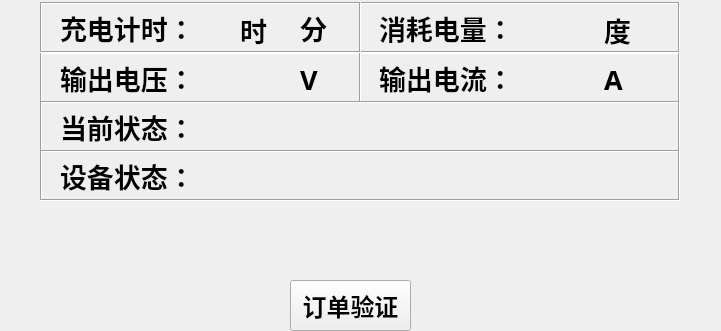
   <widget class="QFrame" name="frame_5">
    <property name="geometry">
     <rect>
      <x>40</x>
      <y>90</y>
      <width>721</width>
      <height>331</height>
     </rect>
    </property>
    <property name="font">
     <font>
      <pointsize>6</pointsize>
     </font>
    </property>
    <property name="styleSheet">
     <string notr="true">background-image: url(:/background/qrc/background/back.png);</string>
    </property>
    <property name="frameShape">
     <enum>QFrame::NoFrame</enum>
    </property>
    <property name="frameShadow">
     <enum>QFrame::Raised</enum>
    </property>
    <widget class="QFrame" name="frame_3">
     <property name="geometry">
      <rect>
       <x>40</x>
       <y>52</y>
       <width>321</width>
       <height>51</height>
      </rect>
     </property>
     <property name="sizePolicy">
      <sizepolicy hsizetype="Ignored" vsizetype="Ignored">
       <horstretch>0</horstretch>
       <verstretch>0</verstretch>
      </sizepolicy>
     </property>
     <property name="minimumSize">
      <size>
       <width>13</width>
       <height>0</height>
      </size>
     </property>
     <property name="font">
      <font>
       <pointsize>24</pointsize>
       <weight>75</weight>
       <bold>true</bold>
       <kerning>true</kerning>
      </font>
     </property>
     <property name="autoFillBackground">
      <bool>false</bool>
     </property>
     <property name="styleSheet">
      <string notr="true">background-image: url(:/background/qrc/background/back.png);
 </string>
     </property>
     <property name="frameShape">
      <enum>QFrame::Box</enum>
     </property>
     <property name="frameShadow">
      <enum>QFrame::Sunken</enum>
     </property>
     <widget class="QLabel" name="lbl_output_voltage">
      <property name="geometry">
       <rect>
        <x>170</x>
        <y>12</y>
        <width>75</width>
        <height>31</height>
       </rect>
      </property>
      <property name="font">
       <font>
        <family>Courier 10 Pitch</family>
        <pointsize>20</pointsize>
        <weight>75</weight>
        <italic>false</italic>
        <bold>true</bold>
        <kerning>true</kerning>
       </font>
      </property>
      <property name="text">
       <string/>
      </property>
     </widget>
     <widget class="QLabel" name="label_volt">
      <property name="geometry">
       <rect>
        <x>20</x>
        <y>10</y>
        <width>151</width>
        <height>31</height>
       </rect>
      </property>
      <property name="font">
       <font>
        <pointsize>20</pointsize>
        <weight>75</weight>
        <italic>false</italic>
        <bold>true</bold>
       </font>
      </property>
      <property name="text">
       <string>输出电压：</string>
      </property>
     </widget>
     <widget class="QLabel" name="lbl_">
      <property name="geometry">
       <rect>
        <x>260</x>
        <y>12</y>
        <width>51</width>
        <height>31</height>
       </rect>
      </property>
      <property name="font">
       <font>
        <family>Courier 10 Pitch</family>
        <pointsize>20</pointsize>
        <weight>75</weight>
        <italic>false</italic>
        <bold>true</bold>
        <kerning>true</kerning>
       </font>
      </property>
      <property name="text">
       <string>V</string>
      </property>
     </widget>
    </widget>
    <widget class="QFrame" name="frame_6">
     <property name="geometry">
      <rect>
       <x>359</x>
       <y>52</y>
       <width>321</width>
       <height>51</height>
      </rect>
     </property>
     <property name="sizePolicy">
      <sizepolicy hsizetype="Ignored" vsizetype="Ignored">
       <horstretch>0</horstretch>
       <verstretch>0</verstretch>
      </sizepolicy>
     </property>
     <property name="minimumSize">
      <size>
       <width>13</width>
       <height>0</height>
      </size>
     </property>
     <property name="font">
      <font>
       <pointsize>24</pointsize>
       <weight>75</weight>
       <bold>true</bold>
       <kerning>true</kerning>
      </font>
     </property>
     <property name="autoFillBackground">
      <bool>false</bool>
     </property>
     <property name="styleSheet">
      <string notr="true">background-image: url(:/background/qrc/background/back.png);
 </string>
     </property>
     <property name="frameShape">
      <enum>QFrame::Box</enum>
     </property>
     <property name="frameShadow">
      <enum>QFrame::Sunken</enum>
     </property>
     <widget class="QLabel" name="lbl_ouput_current">
      <property name="geometry">
       <rect>
        <x>170</x>
        <y>12</y>
        <width>75</width>
        <height>31</height>
       </rect>
      </property>
      <property name="font">
       <font>
        <family>Courier 10 Pitch</family>
        <pointsize>20</pointsize>
        <weight>75</weight>
        <italic>false</italic>
        <bold>true</bold>
        <kerning>true</kerning>
       </font>
      </property>
      <property name="text">
       <string/>
      </property>
     </widget>
     <widget class="QLabel" name="label_cur">
      <property name="geometry">
       <rect>
        <x>20</x>
        <y>10</y>
        <width>151</width>
        <height>31</height>
       </rect>
      </property>
      <property name="font">
       <font>
        <pointsize>20</pointsize>
        <weight>75</weight>
        <italic>false</italic>
        <bold>true</bold>
       </font>
      </property>
      <property name="text">
       <string>输出电流：</string>
      </property>
     </widget>
     <widget class="QLabel" name="label_card_sn_16">
      <property name="geometry">
       <rect>
        <x>245</x>
        <y>12</y>
        <width>31</width>
        <height>31</height>
       </rect>
      </property>
      <property name="font">
       <font>
        <family>Courier 10 Pitch</family>
        <pointsize>20</pointsize>
        <weight>75</weight>
        <italic>false</italic>
        <bold>true</bold>
        <kerning>true</kerning>
       </font>
      </property>
      <property name="text">
       <string>A</string>
      </property>
     </widget>
    </widget>
    <widget class="QFrame" name="frame_9">
     <property name="geometry">
      <rect>
       <x>359</x>
       <y>2</y>
       <width>321</width>
       <height>51</height>
      </rect>
     </property>
     <property name="sizePolicy">
      <sizepolicy hsizetype="Ignored" vsizetype="Ignored">
       <horstretch>0</horstretch>
       <verstretch>0</verstretch>
      </sizepolicy>
     </property>
     <property name="minimumSize">
      <size>
       <width>13</width>
       <height>0</height>
      </size>
     </property>
     <property name="font">
      <font>
       <pointsize>24</pointsize>
       <weight>75</weight>
       <bold>true</bold>
       <kerning>true</kerning>
      </font>
     </property>
     <property name="autoFillBackground">
      <bool>false</bool>
     </property>
     <property name="styleSheet">
      <string notr="true">background-image: url(:/background/qrc/background/back.png);
 </string>
     </property>
     <property name="frameShape">
      <enum>QFrame::Box</enum>
     </property>
     <property name="frameShadow">
      <enum>QFrame::Sunken</enum>
     </property>
     <widget class="QLabel" name="label_energy">
      <property name="geometry">
       <rect>
        <x>20</x>
        <y>10</y>
        <width>151</width>
        <height>31</height>
       </rect>
      </property>
      <property name="font">
       <font>
        <pointsize>20</pointsize>
        <weight>75</weight>
        <italic>false</italic>
        <bold>true</bold>
       </font>
      </property>
      <property name="text">
       <string>消耗电量：</string>
      </property>
     </widget>
     <widget class="QLabel" name="lbl_caculate_energy">
      <property name="geometry">
       <rect>
        <x>170</x>
        <y>12</y>
        <width>75</width>
        <height>31</height>
       </rect>
      </property>
      <property name="font">
       <font>
        <family>Courier 10 Pitch</family>
        <pointsize>20</pointsize>
        <weight>75</weight>
        <italic>false</italic>
        <bold>true</bold>
        <kerning>true</kerning>
       </font>
      </property>
      <property name="text">
       <string/>
      </property>
     </widget>
     <widget class="QLabel" name="lbl_caculate_energy_3">
      <property name="geometry">
       <rect>
        <x>245</x>
        <y>12</y>
        <width>51</width>
        <height>31</height>
       </rect>
      </property>
      <property name="font">
       <font>
        <family>Courier 10 Pitch</family>
        <pointsize>20</pointsize>
        <weight>75</weight>
        <italic>false</italic>
        <bold>true</bold>
        <kerning>true</kerning>
       </font>
      </property>
      <property name="text">
       <string>度</string>
      </property>
     </widget>
    </widget>
    <widget class="QFrame" name="frame_10">
     <property name="geometry">
      <rect>
       <x>40</x>
       <y>2</y>
       <width>321</width>
       <height>51</height>
      </rect>
     </property>
     <property name="sizePolicy">
      <sizepolicy hsizetype="Ignored" vsizetype="Ignored">
       <horstretch>0</horstretch>
       <verstretch>0</verstretch>
      </sizepolicy>
     </property>
     <property name="minimumSize">
      <size>
       <width>13</width>
       <height>0</height>
      </size>
     </property>
     <property name="font">
      <font>
       <pointsize>24</pointsize>
       <weight>75</weight>
       <bold>true</bold>
       <kerning>true</kerning>
      </font>
     </property>
     <property name="autoFillBackground">
      <bool>false</bool>
     </property>
     <property name="styleSheet">
      <string notr="true">background-image: url(:/background/qrc/background/back.png);
 </string>
     </property>
     <property name="frameShape">
      <enum>QFrame::Box</enum>
     </property>
     <property name="frameShadow">
      <enum>QFrame::Sunken</enum>
     </property>
     <widget class="QLabel" name="label_char_time">
      <property name="geometry">
       <rect>
        <x>20</x>
        <y>10</y>
        <width>151</width>
        <height>31</height>
       </rect>
      </property>
      <property name="font">
       <font>
        <pointsize>20</pointsize>
        <weight>75</weight>
        <italic>false</italic>
        <bold>true</bold>
       </font>
      </property>
      <property name="text">
       <string>充电计时：</string>
      </property>
     </widget>
     <widget class="QLabel" name="lbl_time_hour">
      <property name="geometry">
       <rect>
        <x>170</x>
        <y>12</y>
        <width>41</width>
        <height>31</height>
       </rect>
      </property>
      <property name="font">
       <font>
        <family>Courier 10 Pitch</family>
        <pointsize>20</pointsize>
        <weight>75</weight>
        <italic>false</italic>
        <bold>true</bold>
        <kerning>true</kerning>
       </font>
      </property>
      <property name="text">
       <string/>
      </property>
     </widget>
     <widget class="QLabel" name="lbl_time_min">
      <property name="geometry">
       <rect>
        <x>230</x>
        <y>12</y>
        <width>41</width>
        <height>31</height>
       </rect>
      </property>
      <property name="font">
       <font>
        <family>Courier 10 Pitch</family>
        <pointsize>20</pointsize>
        <weight>75</weight>
        <italic>false</italic>
        <bold>true</bold>
        <kerning>true</kerning>
       </font>
      </property>
      <property name="text">
       <string/>
      </property>
     </widget>
     <widget class="QLabel" name="lbl_time_hour_2">
      <property name="geometry">
       <rect>
        <x>200</x>
        <y>12</y>
        <width>41</width>
        <height>31</height>
       </rect>
      </property>
      <property name="font">
       <font>
        <family>Courier 10 Pitch</family>
        <pointsize>20</pointsize>
        <weight>75</weight>
        <italic>false</italic>
        <bold>true</bold>
        <kerning>true</kerning>
       </font>
      </property>
      <property name="text">
       <string>时</string>
      </property>
     </widget>
     <widget class="QLabel" name="lbl_time_hour_3">
      <property name="geometry">
       <rect>
        <x>260</x>
        <y>10</y>
        <width>51</width>
        <height>31</height>
       </rect>
      </property>
      <property name="font">
       <font>
        <family>Courier 10 Pitch</family>
        <pointsize>20</pointsize>
        <weight>75</weight>
        <italic>false</italic>
        <bold>true</bold>
        <kerning>true</kerning>
       </font>
      </property>
      <property name="text">
       <string>分</string>
      </property>
     </widget>
    </widget>
    <widget class="QLabel" name="label_speaker">
     <property name="geometry">
      <rect>
       <x>40</x>
       <y>220</y>
       <width>491</width>
       <height>41</height>
      </rect>
     </property>
     <property name="font">
      <font>
       <pointsize>20</pointsize>
       <weight>75</weight>
       <italic>false</italic>
       <bold>true</bold>
       <strikeout>false</strikeout>
      </font>
     </property>
     <property name="layoutDirection">
      <enum>Qt::RightToLeft</enum>
     </property>
     <property name="styleSheet">
      <string notr="true">background-image: url(:/background/qrc/background/mainlab_phonenum.png);</string>
     </property>
     <property name="text">
      <string/>
     </property>
     <property name="textFormat">
      <enum>Qt::AutoText</enum>
     </property>
     <property name="alignment">
      <set>Qt::AlignLeading|Qt::AlignLeft|Qt::AlignVCenter</set>
     </property>
    </widget>
    <widget class="QLabel" name="label_piccode">
     <property name="geometry">
      <rect>
       <x>590</x>
       <y>190</y>
       <width>171</width>
       <height>181</height>
      </rect>
     </property>
     <property name="palette">
      <palette>
       <active>
        <colorrole role="WindowText">
         <brush brushstyle="SolidPattern">
          <color alpha="255">
           <red>255</red>
           <green>255</green>
           <blue>255</blue>
          </color>
         </brush>
        </colorrole>
        <colorrole role="Button">
         <brush brushstyle="SolidPattern">
          <color alpha="255">
           <red>14</red>
           <green>14</green>
           <blue>242</blue>
          </color>
         </brush>
        </colorrole>
        <colorrole role="Light">
         <brush brushstyle="SolidPattern">
          <color alpha="255">
           <red>123</red>
           <green>123</green>
           <blue>255</blue>
          </color>
         </brush>
        </colorrole>
        <colorrole role="Midlight">
         <brush brushstyle="SolidPattern">
          <color alpha="255">
           <red>68</red>
           <green>68</green>
           <blue>248</blue>
          </color>
         </brush>
        </colorrole>
        <colorrole role="Dark">
         <brush brushstyle="SolidPattern">
          <color alpha="255">
           <red>7</red>
           <green>7</green>
           <blue>121</blue>
          </color>
         </brush>
        </colorrole>
        <colorrole role="Mid">
         <brush brushstyle="SolidPattern">
          <color alpha="255">
           <red>9</red>
           <green>9</green>
           <blue>161</blue>
          </color>
         </brush>
        </colorrole>
        <colorrole role="Text">
         <brush brushstyle="SolidPattern">
          <color alpha="255">
           <red>0</red>
           <green>0</green>
           <blue>0</blue>
          </color>
         </brush>
        </colorrole>
        <colorrole role="BrightText">
         <brush brushstyle="SolidPattern">
          <color alpha="255">
           <red>255</red>
           <green>255</green>
           <blue>255</blue>
          </color>
         </brush>
        </colorrole>
        <colorrole role="ButtonText">
         <brush brushstyle="SolidPattern">
          <color alpha="255">
           <red>0</red>
           <green>0</green>
           <blue>0</blue>
          </color>
         </brush>
        </colorrole>
        <colorrole role="Base">
         <brush brushstyle="SolidPattern">
          <color alpha="255">
           <red>255</red>
           <green>255</green>
           <blue>255</blue>
          </color>
         </brush>
        </colorrole>
        <colorrole role="Window">
         <brush brushstyle="SolidPattern">
          <color alpha="255">
           <red>14</red>
           <green>14</green>
           <blue>242</blue>
          </color>
         </brush>
        </colorrole>
        <colorrole role="Shadow">
         <brush brushstyle="SolidPattern">
          <color alpha="255">
           <red>0</red>
           <green>0</green>
           <blue>0</blue>
          </color>
         </brush>
        </colorrole>
        <colorrole role="AlternateBase">
         <brush brushstyle="SolidPattern">
          <color alpha="255">
           <red>134</red>
           <green>134</green>
           <blue>248</blue>
          </color>
         </brush>
        </colorrole>
        <colorrole role="ToolTipBase">
         <brush brushstyle="SolidPattern">
          <color alpha="255">
           <red>255</red>
           <green>255</green>
           <blue>220</blue>
          </color>
         </brush>
        </colorrole>
        <colorrole role="ToolTipText">
         <brush brushstyle="SolidPattern">
          <color alpha="255">
           <red>0</red>
           <green>0</green>
           <blue>0</blue>
          </color>
         </brush>
        </colorrole>
       </active>
       <inactive>
        <colorrole role="WindowText">
         <brush brushstyle="SolidPattern">
          <color alpha="255">
           <red>255</red>
           <green>255</green>
           <blue>255</blue>
          </color>
         </brush>
        </colorrole>
        <colorrole role="Button">
         <brush brushstyle="SolidPattern">
          <color alpha="255">
           <red>14</red>
           <green>14</green>
           <blue>242</blue>
          </color>
         </brush>
        </colorrole>
        <colorrole role="Light">
         <brush brushstyle="SolidPattern">
          <color alpha="255">
           <red>123</red>
           <green>123</green>
           <blue>255</blue>
          </color>
         </brush>
        </colorrole>
        <colorrole role="Midlight">
         <brush brushstyle="SolidPattern">
          <color alpha="255">
           <red>68</red>
           <green>68</green>
           <blue>248</blue>
          </color>
         </brush>
        </colorrole>
        <colorrole role="Dark">
         <brush brushstyle="SolidPattern">
          <color alpha="255">
           <red>7</red>
           <green>7</green>
           <blue>121</blue>
          </color>
         </brush>
        </colorrole>
        <colorrole role="Mid">
         <brush brushstyle="SolidPattern">
          <color alpha="255">
           <red>9</red>
           <green>9</green>
           <blue>161</blue>
          </color>
         </brush>
        </colorrole>
        <colorrole role="Text">
         <brush brushstyle="SolidPattern">
          <color alpha="255">
           <red>0</red>
           <green>0</green>
           <blue>0</blue>
          </color>
         </brush>
        </colorrole>
        <colorrole role="BrightText">
         <brush brushstyle="SolidPattern">
          <color alpha="255">
           <red>255</red>
           <green>255</green>
           <blue>255</blue>
          </color>
         </brush>
        </colorrole>
        <colorrole role="ButtonText">
         <brush brushstyle="SolidPattern">
          <color alpha="255">
           <red>0</red>
           <green>0</green>
           <blue>0</blue>
          </color>
         </brush>
        </colorrole>
        <colorrole role="Base">
         <brush brushstyle="SolidPattern">
          <color alpha="255">
           <red>255</red>
           <green>255</green>
           <blue>255</blue>
          </color>
         </brush>
        </colorrole>
        <colorrole role="Window">
         <brush brushstyle="SolidPattern">
          <color alpha="255">
           <red>14</red>
           <green>14</green>
           <blue>242</blue>
          </color>
         </brush>
        </colorrole>
        <colorrole role="Shadow">
         <brush brushstyle="SolidPattern">
          <color alpha="255">
           <red>0</red>
           <green>0</green>
           <blue>0</blue>
          </color>
         </brush>
        </colorrole>
        <colorrole role="AlternateBase">
         <brush brushstyle="SolidPattern">
          <color alpha="255">
           <red>134</red>
           <green>134</green>
           <blue>248</blue>
          </color>
         </brush>
        </colorrole>
        <colorrole role="ToolTipBase">
         <brush brushstyle="SolidPattern">
          <color alpha="255">
           <red>255</red>
           <green>255</green>
           <blue>220</blue>
          </color>
         </brush>
        </colorrole>
        <colorrole role="ToolTipText">
         <brush brushstyle="SolidPattern">
          <color alpha="255">
           <red>0</red>
           <green>0</green>
           <blue>0</blue>
          </color>
         </brush>
        </colorrole>
       </inactive>
       <disabled>
        <colorrole role="WindowText">
         <brush brushstyle="SolidPattern">
          <color alpha="255">
           <red>7</red>
           <green>7</green>
           <blue>121</blue>
          </color>
         </brush>
        </colorrole>
        <colorrole role="Button">
         <brush brushstyle="SolidPattern">
          <color alpha="255">
           <red>14</red>
           <green>14</green>
           <blue>242</blue>
          </color>
         </brush>
        </colorrole>
        <colorrole role="Light">
         <brush brushstyle="SolidPattern">
          <color alpha="255">
           <red>123</red>
           <green>123</green>
           <blue>255</blue>
          </color>
         </brush>
        </colorrole>
        <colorrole role="Midlight">
         <brush brushstyle="SolidPattern">
          <color alpha="255">
           <red>68</red>
           <green>68</green>
           <blue>248</blue>
          </color>
         </brush>
        </colorrole>
        <colorrole role="Dark">
         <brush brushstyle="SolidPattern">
          <color alpha="255">
           <red>7</red>
           <green>7</green>
           <blue>121</blue>
          </color>
         </brush>
        </colorrole>
        <colorrole role="Mid">
         <brush brushstyle="SolidPattern">
          <color alpha="255">
           <red>9</red>
           <green>9</green>
           <blue>161</blue>
          </color>
         </brush>
        </colorrole>
        <colorrole role="Text">
         <brush brushstyle="SolidPattern">
          <color alpha="255">
           <red>7</red>
           <green>7</green>
           <blue>121</blue>
          </color>
         </brush>
        </colorrole>
        <colorrole role="BrightText">
         <brush brushstyle="SolidPattern">
          <color alpha="255">
           <red>255</red>
           <green>255</green>
           <blue>255</blue>
          </color>
         </brush>
        </colorrole>
        <colorrole role="ButtonText">
         <brush brushstyle="SolidPattern">
          <color alpha="255">
           <red>7</red>
           <green>7</green>
           <blue>121</blue>
          </color>
         </brush>
        </colorrole>
        <colorrole role="Base">
         <brush brushstyle="SolidPattern">
          <color alpha="255">
           <red>14</red>
           <green>14</green>
           <blue>242</blue>
          </color>
         </brush>
        </colorrole>
        <colorrole role="Window">
         <brush brushstyle="SolidPattern">
          <color alpha="255">
           <red>14</red>
           <green>14</green>
           <blue>242</blue>
          </color>
         </brush>
        </colorrole>
        <colorrole role="Shadow">
         <brush brushstyle="SolidPattern">
          <color alpha="255">
           <red>0</red>
           <green>0</green>
           <blue>0</blue>
          </color>
         </brush>
        </colorrole>
        <colorrole role="AlternateBase">
         <brush brushstyle="SolidPattern">
          <color alpha="255">
           <red>14</red>
           <green>14</green>
           <blue>242</blue>
          </color>
         </brush>
        </colorrole>
        <colorrole role="ToolTipBase">
         <brush brushstyle="SolidPattern">
          <color alpha="255">
           <red>255</red>
           <green>255</green>
           <blue>220</blue>
          </color>
         </brush>
        </colorrole>
        <colorrole role="ToolTipText">
         <brush brushstyle="SolidPattern">
          <color alpha="255">
           <red>0</red>
           <green>0</green>
           <blue>0</blue>
          </color>
         </brush>
        </colorrole>
       </disabled>
      </palette>
     </property>
     <property name="font">
      <font>
       <pointsize>20</pointsize>
       <weight>75</weight>
       <bold>true</bold>
      </font>
     </property>
     <property name="styleSheet">
      <string notr="true">background-image: url(:/background/qrc/background/mainlab_phonenum_.png);</string>
     </property>
     <property name="text">
      <string/>
     </property>
     <property name="textFormat">
      <enum>Qt::AutoText</enum>
     </property>
    </widget>
    <widget class="QFrame" name="frame_7">
     <property name="geometry">
      <rect>
       <x>40</x>
       <y>101</y>
       <width>640</width>
       <height>51</height>
      </rect>
     </property>
     <property name="sizePolicy">
      <sizepolicy hsizetype="Ignored" vsizetype="Ignored">
       <horstretch>0</horstretch>
       <verstretch>0</verstretch>
      </sizepolicy>
     </property>
     <property name="minimumSize">
      <size>
       <width>13</width>
       <height>0</height>
      </size>
     </property>
     <property name="font">
      <font>
       <pointsize>24</pointsize>
       <weight>75</weight>
       <bold>true</bold>
       <kerning>true</kerning>
      </font>
     </property>
     <property name="autoFillBackground">
      <bool>false</bool>
     </property>
     <property name="styleSheet">
      <string notr="true">background-image: url(:/background/qrc/background/back.png);
 </string>
     </property>
     <property name="frameShape">
      <enum>QFrame::Box</enum>
     </property>
     <property name="frameShadow">
      <enum>QFrame::Sunken</enum>
     </property>
     <widget class="QLabel" name="label_volt_2">
      <property name="geometry">
       <rect>
        <x>20</x>
        <y>10</y>
        <width>151</width>
        <height>31</height>
       </rect>
      </property>
      <property name="font">
       <font>
        <pointsize>20</pointsize>
        <weight>75</weight>
        <italic>false</italic>
        <bold>true</bold>
       </font>
      </property>
      <property name="text">
       <string>当前状态：</string>
      </property>
     </widget>
     <widget class="QLabel" name="label_title">
      <property name="geometry">
       <rect>
        <x>170</x>
        <y>10</y>
        <width>451</width>
        <height>31</height>
       </rect>
      </property>
      <property name="font">
       <font>
        <pointsize>20</pointsize>
        <weight>75</weight>
        <italic>false</italic>
        <bold>true</bold>
        <strikeout>false</strikeout>
       </font>
      </property>
      <property name="layoutDirection">
       <enum>Qt::RightToLeft</enum>
      </property>
      <property name="styleSheet">
       <string notr="true">background-image: url(:/background/qrc/background/mainlab_phonenum.png);</string>
      </property>
      <property name="text">
       <string/>
      </property>
      <property name="textFormat">
       <enum>Qt::AutoText</enum>
      </property>
      <property name="alignment">
       <set>Qt::AlignLeading|Qt::AlignLeft|Qt::AlignVCenter</set>
      </property>
     </widget>
    </widget>
    <widget class="QFrame" name="frame_8">
     <property name="geometry">
      <rect>
       <x>40</x>
       <y>150</y>
       <width>640</width>
       <height>51</height>
      </rect>
     </property>
     <property name="sizePolicy">
      <sizepolicy hsizetype="Ignored" vsizetype="Ignored">
       <horstretch>0</horstretch>
       <verstretch>0</verstretch>
      </sizepolicy>
     </property>
     <property name="minimumSize">
      <size>
       <width>13</width>
       <height>0</height>
      </size>
     </property>
     <property name="font">
      <font>
       <pointsize>24</pointsize>
       <weight>75</weight>
       <bold>true</bold>
       <kerning>true</kerning>
      </font>
     </property>
     <property name="autoFillBackground">
      <bool>false</bool>
     </property>
     <property name="styleSheet">
      <string notr="true">background-image: url(:/background/qrc/background/back.png);
 </string>
     </property>
     <property name="frameShape">
      <enum>QFrame::Box</enum>
     </property>
     <property name="frameShadow">
      <enum>QFrame::Sunken</enum>
     </property>
     <widget class="QLabel" name="label_volt_3">
      <property name="geometry">
       <rect>
        <x>20</x>
        <y>10</y>
        <width>151</width>
        <height>31</height>
       </rect>
      </property>
      <property name="font">
       <font>
        <pointsize>20</pointsize>
        <weight>75</weight>
        <italic>false</italic>
        <bold>true</bold>
       </font>
      </property>
      <property name="text">
       <string>设备状态：</string>
      </property>
     </widget>
     <widget class="QLabel" name="label_speaker_2">
      <property name="geometry">
       <rect>
        <x>170</x>
        <y>10</y>
        <width>451</width>
        <height>31</height>
       </rect>
      </property>
      <property name="font">
       <font>
        <pointsize>20</pointsize>
        <weight>75</weight>
        <italic>false</italic>
        <bold>true</bold>
        <strikeout>false</strikeout>
       </font>
      </property>
      <property name="layoutDirection">
       <enum>Qt::RightToLeft</enum>
      </property>
      <property name="styleSheet">
       <string notr="true">background-image: url(:/background/qrc/background/mainlab_phonenum.png);</string>
      </property>
      <property name="text">
       <string/>
      </property>
      <property name="textFormat">
       <enum>Qt::AutoText</enum>
      </property>
      <property name="alignment">
       <set>Qt::AlignLeading|Qt::AlignLeft|Qt::AlignVCenter</set>
      </property>
     </widget>
    </widget>
    <widget class="QPushButton" name="pbtn_app">
     <property name="geometry">
      <rect>
       <x>290</x>
       <y>280</y>
       <width>121</width>
       <height>51</height>
      </rect>
     </property>
     <property name="font">
      <font>
       <pointsize>18</pointsize>
       <weight>75</weight>
       <bold>true</bold>
      </font>
     </property>
     <property name="focusPolicy">
      <enum>Qt::NoFocus</enum>
     </property>
     <property name="styleSheet">
      <string notr="true">border-image: url(:/icon/qrc/keyboard-b/btn_bg.png);</string>
     </property>
     <property name="text">
      <string>订单验证</string>
     </property>
    </widget>
   </widget>
